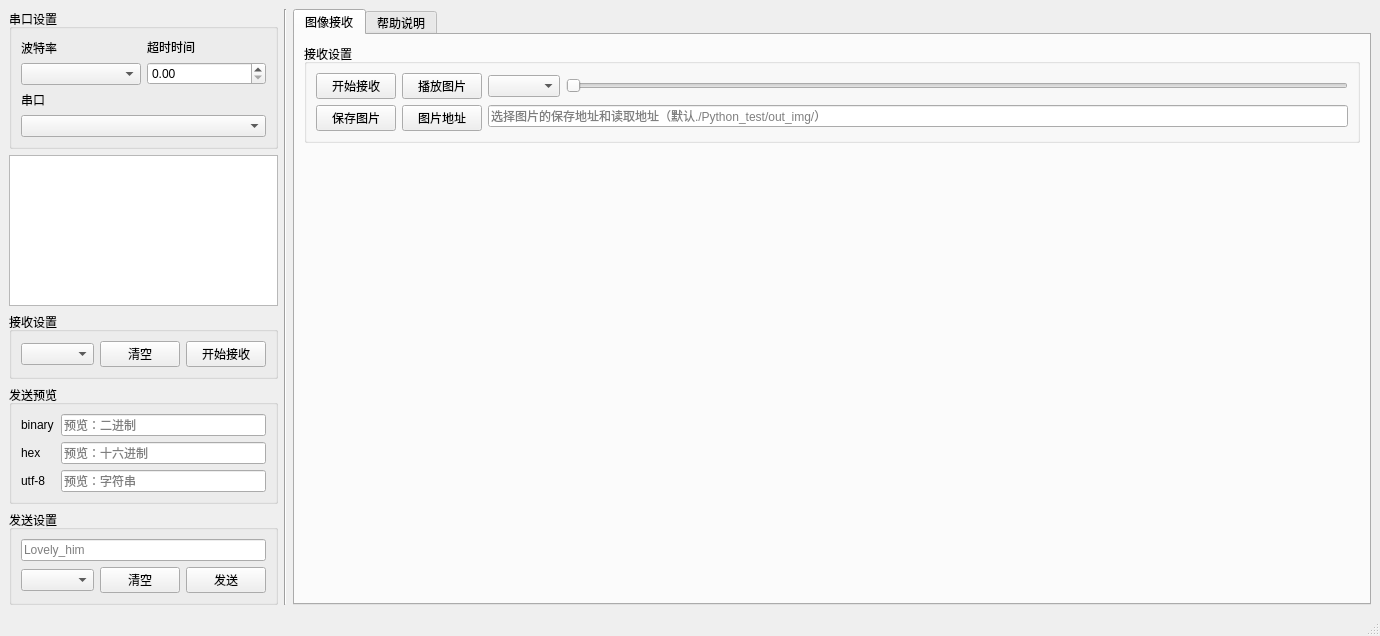
<?xml version="1.0" encoding="UTF-8"?>
<ui version="4.0">
 <class>Lovely_him</class>
 <widget class="QMainWindow" name="Lovely_him">
  <property name="geometry">
   <rect>
    <x>0</x>
    <y>0</y>
    <width>1380</width>
    <height>636</height>
   </rect>
  </property>
  <property name="windowTitle">
   <string>Him Com v0.0.21</string>
  </property>
  <widget class="QWidget" name="centralwidget">
   <layout class="QHBoxLayout" name="horizontalLayout_10" stretch="5,0,20">
    <item>
     <layout class="QVBoxLayout" name="verticalLayout_7" stretch="0,0,0,0,0">
      <item>
       <widget class="QGroupBox" name="groupBox">
        <property name="sizePolicy">
         <sizepolicy hsizetype="Preferred" vsizetype="Preferred">
          <horstretch>0</horstretch>
          <verstretch>0</verstretch>
         </sizepolicy>
        </property>
        <property name="title">
         <string>串口设置</string>
        </property>
        <layout class="QVBoxLayout" name="verticalLayout_14">
         <item>
          <layout class="QHBoxLayout" name="horizontalLayout">
           <item>
            <layout class="QVBoxLayout" name="verticalLayout_2">
             <item>
              <widget class="QLabel" name="label_2">
               <property name="text">
                <string>波特率</string>
               </property>
              </widget>
             </item>
             <item>
              <widget class="QComboBox" name="comboBox_2"/>
             </item>
            </layout>
           </item>
           <item>
            <layout class="QVBoxLayout" name="verticalLayout_3">
             <item>
              <widget class="QLabel" name="label_3">
               <property name="text">
                <string>超时时间</string>
               </property>
              </widget>
             </item>
             <item>
              <widget class="QDoubleSpinBox" name="doubleSpinBox"/>
             </item>
            </layout>
           </item>
          </layout>
         </item>
         <item>
          <layout class="QVBoxLayout" name="verticalLayout">
           <item>
            <widget class="QLabel" name="label">
             <property name="sizePolicy">
              <sizepolicy hsizetype="Preferred" vsizetype="Preferred">
               <horstretch>0</horstretch>
               <verstretch>0</verstretch>
              </sizepolicy>
             </property>
             <property name="minimumSize">
              <size>
               <width>0</width>
               <height>0</height>
              </size>
             </property>
             <property name="text">
              <string>串口</string>
             </property>
            </widget>
           </item>
           <item>
            <widget class="QComboBox" name="comboBox"/>
           </item>
          </layout>
         </item>
        </layout>
       </widget>
      </item>
      <item>
       <widget class="QTextBrowser" name="textBrowser_2"/>
      </item>
      <item>
       <widget class="QGroupBox" name="groupBox_4">
        <property name="title">
         <string>接收设置</string>
        </property>
        <layout class="QHBoxLayout" name="horizontalLayout_7">
         <item>
          <widget class="QComboBox" name="comboBox_4"/>
         </item>
         <item>
          <widget class="QPushButton" name="pushButton_3">
           <property name="text">
            <string>清空</string>
           </property>
          </widget>
         </item>
         <item>
          <widget class="QPushButton" name="pushButton_7">
           <property name="text">
            <string>开始接收</string>
           </property>
          </widget>
         </item>
        </layout>
       </widget>
      </item>
      <item>
       <widget class="QGroupBox" name="groupBox_2">
        <property name="title">
         <string>发送预览</string>
        </property>
        <layout class="QVBoxLayout" name="verticalLayout_5">
         <item>
          <layout class="QHBoxLayout" name="horizontalLayout_2" stretch="1,6">
           <item>
            <widget class="QLabel" name="label_5">
             <property name="sizePolicy">
              <sizepolicy hsizetype="Preferred" vsizetype="Preferred">
               <horstretch>0</horstretch>
               <verstretch>0</verstretch>
              </sizepolicy>
             </property>
             <property name="text">
              <string>binary</string>
             </property>
            </widget>
           </item>
           <item>
            <widget class="QLineEdit" name="lineEdit">
             <property name="sizePolicy">
              <sizepolicy hsizetype="Expanding" vsizetype="Fixed">
               <horstretch>0</horstretch>
               <verstretch>0</verstretch>
              </sizepolicy>
             </property>
             <property name="placeholderText">
              <string>预览：二进制</string>
             </property>
            </widget>
           </item>
          </layout>
         </item>
         <item>
          <layout class="QHBoxLayout" name="horizontalLayout_3" stretch="1,6">
           <item>
            <widget class="QLabel" name="label_6">
             <property name="sizePolicy">
              <sizepolicy hsizetype="Preferred" vsizetype="Preferred">
               <horstretch>0</horstretch>
               <verstretch>0</verstretch>
              </sizepolicy>
             </property>
             <property name="text">
              <string>hex</string>
             </property>
            </widget>
           </item>
           <item>
            <widget class="QLineEdit" name="lineEdit_2">
             <property name="sizePolicy">
              <sizepolicy hsizetype="Expanding" vsizetype="Fixed">
               <horstretch>0</horstretch>
               <verstretch>0</verstretch>
              </sizepolicy>
             </property>
             <property name="placeholderText">
              <string>预览：十六进制</string>
             </property>
            </widget>
           </item>
          </layout>
         </item>
         <item>
          <layout class="QHBoxLayout" name="horizontalLayout_4" stretch="1,6">
           <item>
            <widget class="QLabel" name="label_9">
             <property name="sizePolicy">
              <sizepolicy hsizetype="Preferred" vsizetype="Preferred">
               <horstretch>0</horstretch>
               <verstretch>0</verstretch>
              </sizepolicy>
             </property>
             <property name="text">
              <string>utf-8</string>
             </property>
            </widget>
           </item>
           <item>
            <widget class="QLineEdit" name="lineEdit_3">
             <property name="sizePolicy">
              <sizepolicy hsizetype="Expanding" vsizetype="Fixed">
               <horstretch>0</horstretch>
               <verstretch>0</verstretch>
              </sizepolicy>
             </property>
             <property name="placeholderText">
              <string>预览：字符串</string>
             </property>
            </widget>
           </item>
          </layout>
         </item>
        </layout>
       </widget>
      </item>
      <item>
       <widget class="QGroupBox" name="groupBox_3">
        <property name="title">
         <string>发送设置</string>
        </property>
        <layout class="QVBoxLayout" name="verticalLayout_4">
         <item>
          <widget class="QLineEdit" name="lineEdit_7">
           <property name="placeholderText">
            <string>Lovely_him</string>
           </property>
          </widget>
         </item>
         <item>
          <layout class="QHBoxLayout" name="horizontalLayout_5">
           <item>
            <widget class="QComboBox" name="comboBox_3"/>
           </item>
           <item>
            <widget class="QPushButton" name="pushButton_6">
             <property name="text">
              <string>清空</string>
             </property>
            </widget>
           </item>
           <item>
            <widget class="QPushButton" name="pushButton_2">
             <property name="text">
              <string>发送</string>
             </property>
            </widget>
           </item>
          </layout>
         </item>
        </layout>
       </widget>
      </item>
     </layout>
    </item>
    <item>
     <widget class="Line" name="line">
      <property name="orientation">
       <enum>Qt::Vertical</enum>
      </property>
     </widget>
    </item>
    <item>
     <widget class="QTabWidget" name="tabWidget">
      <property name="enabled">
       <bool>true</bool>
      </property>
      <property name="sizePolicy">
       <sizepolicy hsizetype="Expanding" vsizetype="Expanding">
        <horstretch>0</horstretch>
        <verstretch>0</verstretch>
       </sizepolicy>
      </property>
      <property name="tabPosition">
       <enum>QTabWidget::North</enum>
      </property>
      <property name="currentIndex">
       <number>0</number>
      </property>
      <property name="usesScrollButtons">
       <bool>false</bool>
      </property>
      <widget class="QWidget" name="tab_1">
       <attribute name="title">
        <string>图像接收</string>
       </attribute>
       <layout class="QVBoxLayout" name="verticalLayout_10">
        <item>
         <widget class="QGroupBox" name="groupBox_5">
          <property name="title">
           <string>接收设置</string>
          </property>
          <layout class="QHBoxLayout" name="horizontalLayout_8">
           <item>
            <layout class="QVBoxLayout" name="verticalLayout_8">
             <item>
              <widget class="QPushButton" name="pushButton_11">
               <property name="text">
                <string>开始接收</string>
               </property>
              </widget>
             </item>
             <item>
              <widget class="QPushButton" name="pushButton_10">
               <property name="text">
                <string>保存图片</string>
               </property>
              </widget>
             </item>
            </layout>
           </item>
           <item>
            <layout class="QVBoxLayout" name="verticalLayout_6">
             <item>
              <widget class="QPushButton" name="pushButton">
               <property name="text">
                <string>播放图片</string>
               </property>
              </widget>
             </item>
             <item>
              <widget class="QPushButton" name="pushButton_5">
               <property name="text">
                <string>图片地址</string>
               </property>
              </widget>
             </item>
            </layout>
           </item>
           <item>
            <layout class="QVBoxLayout" name="verticalLayout_9">
             <item>
              <layout class="QHBoxLayout" name="horizontalLayout_6">
               <item>
                <widget class="QComboBox" name="comboBox_5"/>
               </item>
               <item>
                <widget class="QSlider" name="horizontalSlider">
                 <property name="orientation">
                  <enum>Qt::Horizontal</enum>
                 </property>
                </widget>
               </item>
              </layout>
             </item>
             <item>
              <widget class="QLineEdit" name="lineEdit_8">
               <property name="placeholderText">
                <string>选择图片的保存地址和读取地址（默认./Python_test/out_img/）</string>
               </property>
              </widget>
             </item>
            </layout>
           </item>
          </layout>
         </widget>
        </item>
        <item>
         <widget class="GraphicsLayoutWidget" name="widget" native="true">
          <property name="sizePolicy">
           <sizepolicy hsizetype="Preferred" vsizetype="Preferred">
            <horstretch>0</horstretch>
            <verstretch>10</verstretch>
           </sizepolicy>
          </property>
         </widget>
        </item>
       </layout>
      </widget>
      <widget class="QWidget" name="tab_2">
       <attribute name="title">
        <string>帮助说明</string>
       </attribute>
       <layout class="QVBoxLayout" name="verticalLayout_13">
        <item>
         <layout class="QHBoxLayout" name="horizontalLayout_9" stretch="2,2,0,1">
          <item>
           <widget class="QLabel" name="label_10">
            <property name="text">
             <string>调试信息输出窗口</string>
            </property>
           </widget>
          </item>
          <item>
           <widget class="QLabel" name="label_11">
            <property name="text">
             <string>版本：v.0.0.21</string>
            </property>
           </widget>
          </item>
          <item>
           <spacer name="horizontalSpacer_3">
            <property name="orientation">
             <enum>Qt::Horizontal</enum>
            </property>
            <property name="sizeHint" stdset="0">
             <size>
              <width>40</width>
              <height>20</height>
             </size>
            </property>
           </spacer>
          </item>
          <item>
           <widget class="QPushButton" name="pushButton_4">
            <property name="text">
             <string>帮助</string>
            </property>
           </widget>
          </item>
         </layout>
        </item>
        <item>
         <widget class="QTextBrowser" name="textBrowser_3"/>
        </item>
       </layout>
      </widget>
     </widget>
    </item>
   </layout>
  </widget>
  <widget class="QMenuBar" name="menubar">
   <property name="geometry">
    <rect>
     <x>0</x>
     <y>0</y>
     <width>1380</width>
     <height>26</height>
    </rect>
   </property>
  </widget>
  <widget class="QStatusBar" name="statusbar"/>
 </widget>
 <customwidgets>
  <customwidget>
   <class>GraphicsLayoutWidget</class>
   <extends>QWidget</extends>
   <header>pyqtgraph</header>
   <container>1</container>
  </customwidget>
 </customwidgets>
 <resources/>
 <connections/>
</ui>
